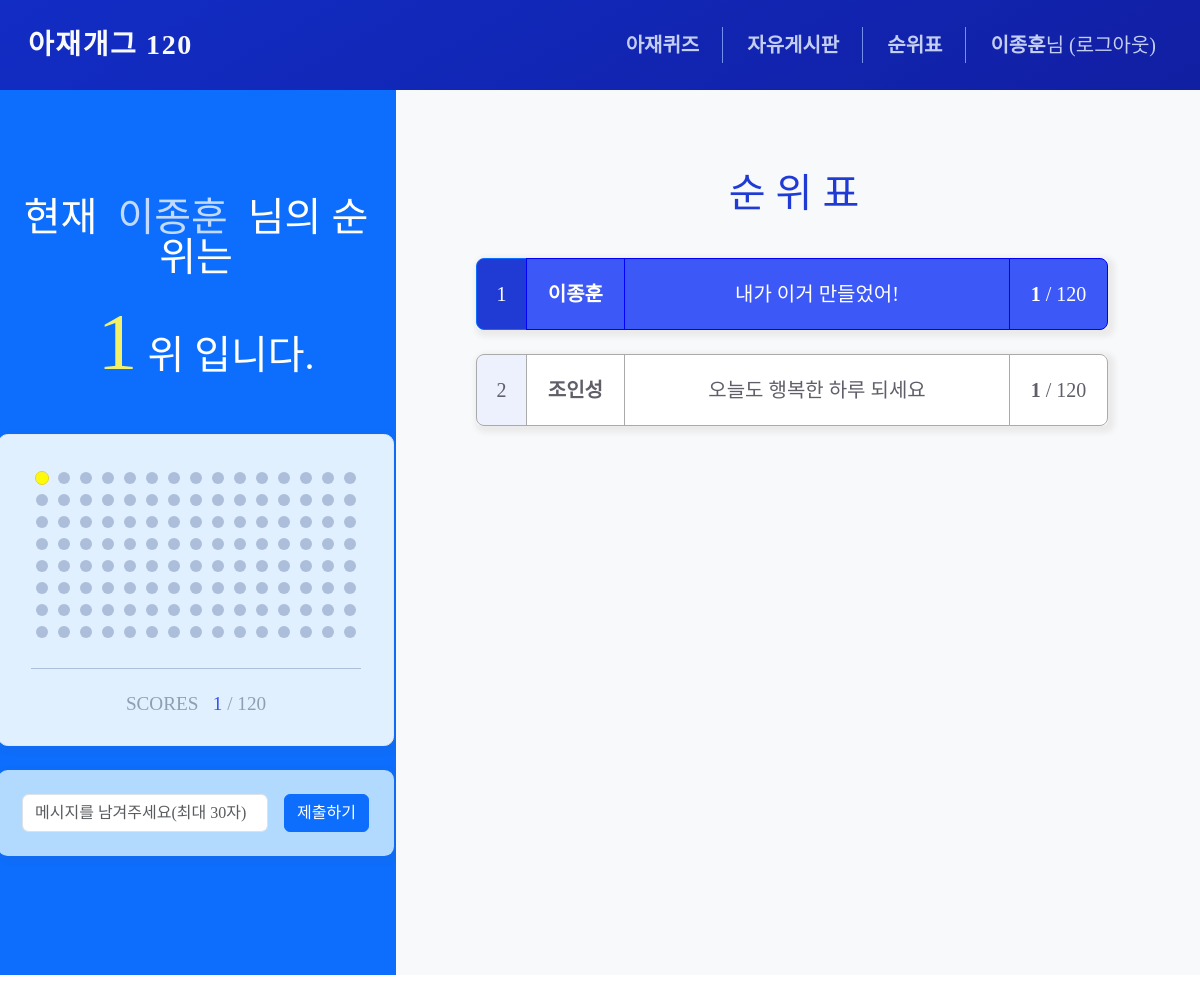
The page /rank/status/ (signed in) on the database its author committed.
### homepage/models.py (models this page shows)
class Users(db.Model):
    __tablename__ = 'users'
    id = db.Column(db.Integer, primary_key=True)
    username = db.Column(db.String(50), unique=True, nullable=False)
    password = db.Column(db.String(200), nullable=False)
    email = db.Column(db.String(120), unique=True, nullable=False)
    comment = db.Column(db.String(20), nullable=True)
    @classmethod
    def get_users_data(cls):
        users = cls.query.join(Solved, cls.id == Solved.user_id).group_by(cls.id).order_by(
            db.func.count(Solved.quiz_id).desc()
        ).all()
        for user in users:
            user.comment = user.comment or '오늘도 행복한 하루 되세요'
            user.quiz_id_count = Solved.query.filter_by(user_id=user.id).count()
        return users

### homepage/views/rank_views.py (the view)
@bp.route('/status/', methods=('GET', 'POST'))
@login_required
def rank():
    solved = Solved.query.filter_by(user_id=g.user.id).all()
    solved_quiz_ids = []
    for solve in solved:
        solved_quiz_ids.append(solve.quiz_id)
    all_user_data = Users.get_users_data()
    form = RankForm()
    if request.method == 'POST' and form.validate_on_submit():
        user = Users.query.filter_by(id=g.user.id).first()
        user.comment = form.comment.data
        db.session.commit()
        return redirect(url_for('rank.rank'))
    return render_template('rank/rank.html', solved_quiz_ids=solved_quiz_ids, all_user_data=all_user_data, form=form)

### homepage/forms.py
class RankForm(FlaskForm):
    comment = StringField('코멘트', validators=[DataRequired(), Length(max=30, message='글자수는 최대 30자까지 가능합니다.')])

### homepage/views/auth_views.py (called while the page is built)
@bp.before_app_request
def load_logged_in_user():
    user_id = session.get('user_id')
    if user_id is None:
        g.user = None
    else:
        g.user = Users.query.get(user_id)

def login_required(view):
    @functools.wraps(view)
    def wrapped_view(*args, **kwargs):
        if g.user is None:
            _next = request.url if request.method == 'GET' else ''
            return redirect(url_for('auth.login', next=_next))
        return view(*args, **kwargs)
    return wrapped_view

### homepage/templates/rank/rank.html (shortened to what this page needs)
{% extends 'base.html' %}
{% block content %}
<link rel="stylesheet" href="{{ url_for('static', filename='reset.min.css') }}" />
<div class="container-fruid whole_wrap">
    <div class="row">
        <div class="col-lg-4 quiz_wrap bg-primary">
            <div class="d-flex flex-wrap justify-content-center align-items-start mx-3 my-4 p-3">
                <div class="container-fruid ms-2">
                    <div class="mx-2 my-5 text-center">
                        {% if solved_quiz_ids == [] %}
                            <h1 class="rank-text-user">현재&nbsp;&nbsp;<b class="text-white text-opacity-75">{{
                                    g.user.username }}</b>&nbsp;&nbsp;님은</h1>
                            <h1 class="rank-text-user">풀어낸 퀴즈가 없습니다.</h1>
                        {% else %}
                            <h1 class="rank-text-user">현재&nbsp;&nbsp;<b class="text-white text-opacity-75">{{
                                    g.user.username }}</b>&nbsp;&nbsp;님의 순위는</h1>
                            <h1 class="rank-text-user"><b class="rank-number-user">
                                    {% for user in all_user_data %}{% if user.id == g.user.id %}{{ loop.index }}{% endif
                                    %}{% endfor %}</b>위 입니다.</h1>
                        {% endif %}
                    </div>
                    <div class="rank-scores-box">
                        <div class="">
                            {% for i in range(1, 9)%}
                            <ul class="circles">
                                {% for j in range((15*(i-1))+1,(15*(i-1))+16) %}
                                {% if j in solved_quiz_ids %}
                                <li class="rank-circle-solved" id="score{{ j }}"></li>
                                {% else %}
                                <li class="rank-circle" id="score{{ j }}"></li>
                                {% endif %}
                                {% endfor %}
                            </ul>
                            {% endfor %}
                        </div>
                        <div class="text-center rank-scores-text">
                            <h2>SCORES&nbsp;&nbsp;&nbsp;<b class="rank-scores-number">{{
                                    solved_quiz_ids|length }}</b>&nbsp;/&nbsp;120</h2>
                        </div>
                    </div>
                    <div class="rank-input-box">
                        <form class="row g-3" method="POST" action=""
                            style="margin-bottom : calc(-1 * var(--bs-gutter-y));">
                            <div class="col-auto" style="width:72%;">
                                <input class="form-control" type="text" id="comment" name="comment"
                                    value="{{ form.comment.data or '' }}" placeholder="메시지를 남겨주세요(최대 30자)">
                            </div>
                            <div class="col-auto" style="width:28%;">
                                <button type="submit" id="messageBtn" class="btn btn-primary mb-3">제출하기</button>
                            </div>
                        </form>
                    </div>
                </div>
            </div>
        </div>
        <div class="col-sm-8 quiz_wrap bg-light">
            <div class="d-flex flex-wrap justify-content-center align-items-start mx-3 my-4 p-3">
                <div class="container">
                    <div class="mx-3 my-4 text-center">
                        <h1 class="rank-text">순 위 표</h1>
                    </div>
                    {% for user in all_user_data %}
                    <div class="row m-4 pe-4">
                        <div class="btn-group btn-group-lg rank-group" role="group" aria-label="Large button group">
                            {% if loop.index == 1 %}
                            <button type="button" class="col-1 btn btn-primary rank-1st-number" disabled>{{
                                loop.index }}</button>
                            <button type="button" class="col-2 btn btn-primary rank-1st-content" disabled><b
                                    class="fw-bold">{{user.username}}</b></button>
                            <button type="button" class="col-8 btn btn-primary rank-1st-content"
                                disabled>{{user.comment}}</button>
                            <button type="button" class="col-2 btn btn-primary rank-1st-content" disabled><b
                                    class="fw-bold">{{user.quiz_id_count}}</b> / 120</button>
                            {% else %}
                            <button type="button" class="col-1 btn btn-primary rank-nth-number" disabled>{{
                                loop.index }}</button>
                            <button type="button" class="col-2 btn btn-outline-primary rank-nth-content" disabled><b
                                    class="fw-bold">{{user.username}}</b></button>
                            <button type="button" class="col-8 btn btn-outline-primary rank-nth-content"
                                disabled>{{user.comment}}</button>
                            <button type="button" class="col-2 btn btn-outline-primary rank-nth-content" disabled><b
                                    class="fw-bold">{{user.quiz_id_count}}</b> / 120</button>
                            {% endif %}
                        </div>
                    </div>
                    {% endfor %}
                </div>
            </div>
        </div>
    </div>
</div>
{% endblock %}

### homepage/templates/navbar.html (shortened to what this page needs)
<nav class="navbar navbar-expand-lg navbar-light nav-gradient-background" style="
    width: 100%; z-index: 9999;" id="navbar">
    <div class="container-fluid">
        <a class="navbar-brand text-light fw-bold p-3 fs-3 nav-font nav-line-height"
            href="{{ url_for('main.index') }}">아재개그&nbsp;120</a>
        {% if g.user %}
        <div class="collapse navbar-collapse justify-content-end px-2 fs-5" id="navbarSupportedContent"
            style="flex-grow:0;">
            <ul class="navbar-nav me-3">
                {% if all_user_data %}
                <li class="nav-item me-3 nav-rank">
                    <a class="nav-link text-nav" href="{{ url_for('status.show') }}"><b class="fw-bold">아재퀴즈</b></a>
                </li>
                {% endif %}
                <li class="nav-item me-3 nav-rank">
                    <a class="nav-link text-nav" href="{{ url_for('question._list') }}"><b class="fw-bold">자유게시판</b></a>
                </li>
                <li class="nav-item me-3 nav-rank">
                    <a class="nav-link text-nav" href="{{ url_for('rank.rank') }}"><b class="fw-bold">순위표</b></a>
                </li>
                <li class="nav-item">
                    <a class="nav-link text-nav" href="{{ url_for('auth.logout') }}"><b class="fw-bold">{{
                            g.user.username }}</b>님 (로그아웃)</a>
                </li>
            </ul>
                {% endif %}
            </div>
        </div>
</nav>

### homepage/static/style.css (style rules this page uses)
html, body { scroll-behavior: smooth; }
body { overflow: hidden; }
.rank-text { padding: 20px; font-family: 'EliceDigitalBaeum_Bold'; color: #203bd4; font-size: 2.5em; margin-right: 20px; }
.rank-text-user { padding-top: 20px; padding-bottom: 4px; font-family: 'EliceDigitalBaeum_Bold'; color: #ffffff; font-size: 2.5em; }
.rank-number-user { color:#f3f169; padding-left:20px; padding-right:10px; font-size: 2em; }
.rank-scores-number { color: #3551f1; }
.rank-scores-text { margin-top:25px; border-top: 1px solid #acbeda; padding-top:25px; font-family: 'EliceDigitalBaeum_Bold'; color: #8f9eb3; font-size: 1.2em; }
.rank-scores-box { padding: 2rem 2rem; margin-top: 2rem; border: 1px solid transparent; border-radius: 0.6rem; color: #091181; background-color: #e1f0ff; border-color: #e1e9ee; box-shadow: 3px 3px 5px 4px rgb(77, 71, 71, 0.05); }
.rank-group { height: 4.5rem; box-shadow: 3px 3px 5px 4px rgb(77, 71, 71, 0.075); padding-left: 0 !important; padding-right: 0 !important; }
.rank-circle { background-color: #acbeda; width: 12px; height: 12px; border-radius: 50%; margin: 5px; }
.rank-circle-solved { transition: background-color 0.3s ease-in-out; background-color: #fffb08; outline: 1px solid #ebd405; width: 12px; height: 12px; border-radius: 50%; margin: 5px; }
.rank-input-box { padding: 1.5rem 1.5rem; margin-top: 1.5rem; border-radius: 0.6rem; color: #091181; background-color: #b2daff; border-color: #e1e9ee; box-shadow: 3px 3px 5px 4px rgb(77, 71, 71, 0.05); }
.rank-1st-number:disabled { background-color: #203bd4; }
.rank-1st-content:disabled { background-color: #3c58f7; border: 1px solid blue; }
.rank-nth-number:disabled { color: #605f69; background-color: #ecf1fd; border: 1px solid #aaa; }
.rank-nth-content:disabled { color: #605f69; background-color: #fff; border: 1px solid #aaa; }
.btn-group button:disabled { opacity: 100%; }
.circles { display: flex; flex-wrap: nowrap; justify-content: center; align-items: center; }
.nav-font { font-family: 'EliceDigitalBaeum_Bold'; letter-spacing: 0.1rem; }
.nav-line-height { line-height: 1.5; }
.nav-gradient-background { background: linear-gradient(-30deg, #121b9c, #1622ce, #111a97, #122dc5); background-size: 400% 400%; animation: gradient 8s ease infinite; }
.whole_wrap { overflow: hidden; height: 100vh; }
.text-nav { color: #c4cef0 !important; }

### rows shown on the page
Users: user.username "이종훈", username "이종훈", comment "내가 이거 만들었어!", quiz_id_count "1"
Users: username "조인성", comment "오늘도 행복한 하루 되세요", quiz_id_count "1"

### other values the page prints
{{ solved_quiz_ids|length }} "1"
